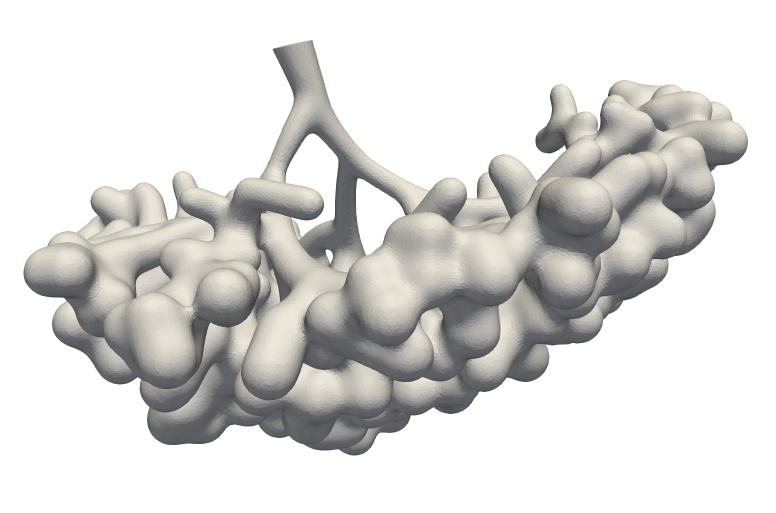
#> input picture scripts/fuentes/acinus-render.png, 1552 x 1026 px (shown at 1/2 size)
$ python -i preparar_logos.py   (imports and definitions only)
#> lines starting #> are read from the running program, lines starting #| are printed output that depends on the picture
#> in preparar, im is the input picture: PIL image 1552x1026 RGBA; mean R, G, B, A 219.1, 218.4, 216.5, 255
"""Prepara logos para las charlas: recorta el margen transparente/blanco y crea la versión blanca.

Uso:  python preparar_logos.py logo-x.png [...] --out estilo/logos
Escribe <out>/logo-<n>.png (color, recortado) y <out>/logo-<n>-blanco.png (silueta blanca, para fondos oscuros).
Necesita Pillow y numpy.
"""
import argparse
from pathlib import Path

import numpy as np
from PIL import Image


def alfa(im):
    """Alfa real: la del PNG y, si el fondo es blanco opaco, la distancia al blanco."""
    a = np.asarray(im.convert("RGBA")).astype(float)
    rgb, al = a[..., :3], a[..., 3]
#> al: shape (1026, 1552) float64; every value is 255
    tinta = 255 - rgb.min(axis=2)            # 0 en blanco puro
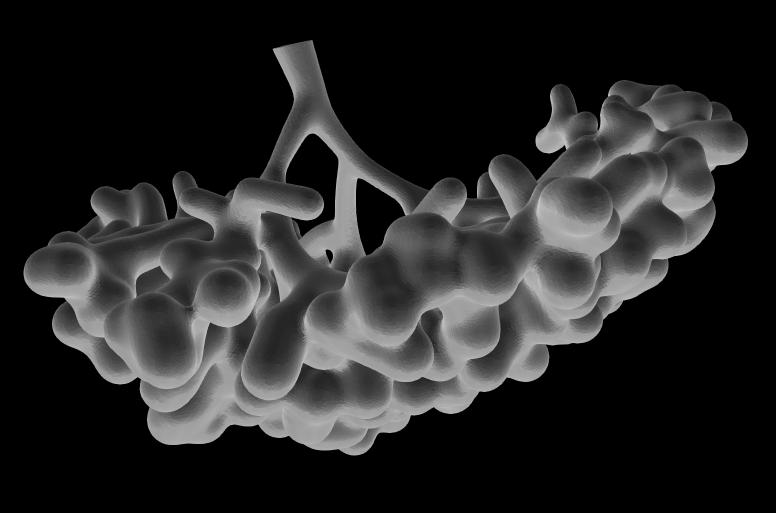
#> tinta: shape (1026, 1552) float64 (shown at 1/2 size); min 0, max 202, mean 38.9
    return np.minimum(al, np.clip(tinta * 4, 0, 255)) if al.min() == 255 else al
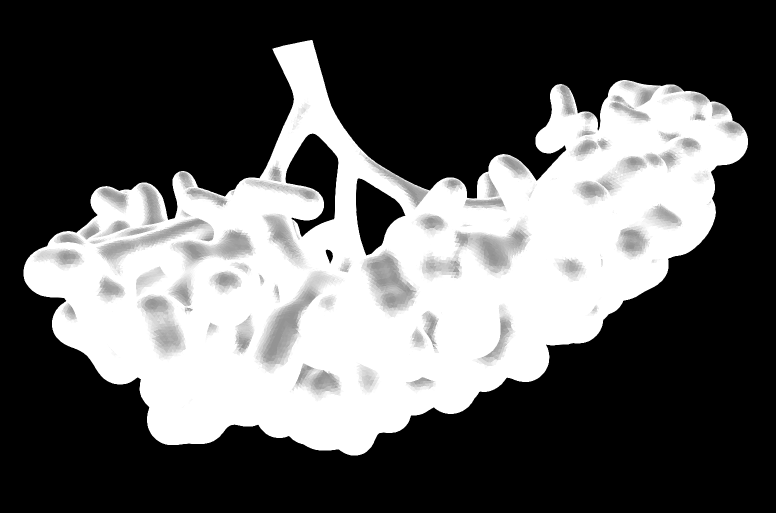
#> returned value: shape (1026, 1552) float64 (shown at 1/2 size); min 0, max 255, mean 93.1


def guardar(im, ruta, ancho_max=1600):
    """Basta con ~1600 px: en la portada el logo mide unos 4 cm."""
    if im.width > ancho_max:
        im = im.resize((ancho_max, round(im.height * ancho_max / im.width)), Image.LANCZOS)
    im.save(ruta, optimize=True)


def preparar(ruta, out):
    im = Image.open(ruta).convert("RGBA")
    a = alfa(im)
    ys, xs = np.nonzero(a > 8)
    caja = (xs.min(), ys.min(), xs.max() + 1, ys.max() + 1)
#> caja = (47, 80, 1496, 911)
    nombre = Path(ruta).stem.removeprefix("logo-")
    color = np.asarray(im).copy()
    color[..., 3] = a.astype(np.uint8)
#> (the run stopped early here; a loop or call above may not have finished)

$ run again, on scripts/fuentes/nariz-render.png
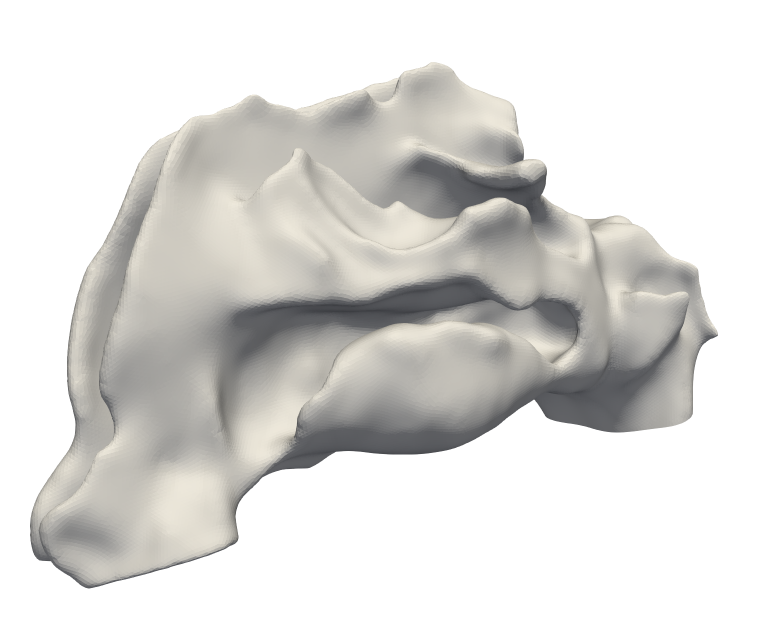
#> input picture scripts/fuentes/nariz-render.png, 1528 x 1250 px (shown at 1/2 size)
#> in preparar, im is the input picture: PIL image 1528x1250 RGBA; mean R, G, B, A 220.1, 219.1, 216.5, 255
#> al: shape (1250, 1528) float64; every value is 255
#> in alfa, `tinta = 255 - rgb.min(axis=2)`:
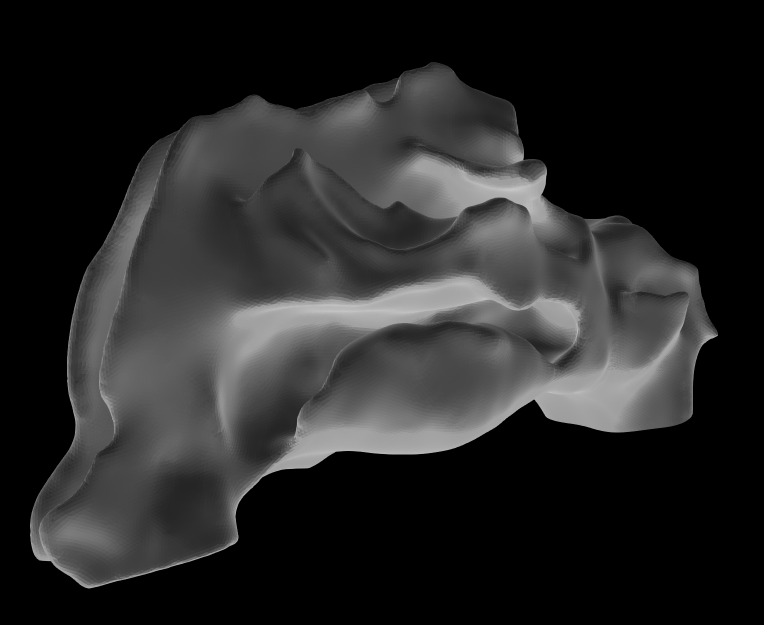
#> tinta: shape (1250, 1528) float64 (shown at 1/2 size); min 0, max 198, mean 38.8
#> in alfa, `return np.minimum(al, np.clip(tinta * 4, 0, 255)) if al.min() == 255 e..`:
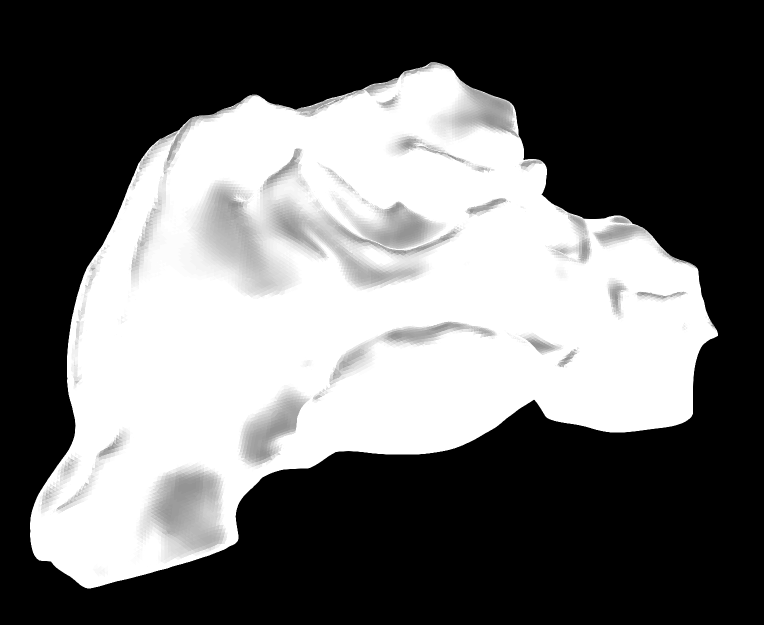
#> returned value: shape (1250, 1528) float64 (shown at 1/2 size); min 0, max 255, mean 107
#> caja = (60, 124, 1436, 1177)
